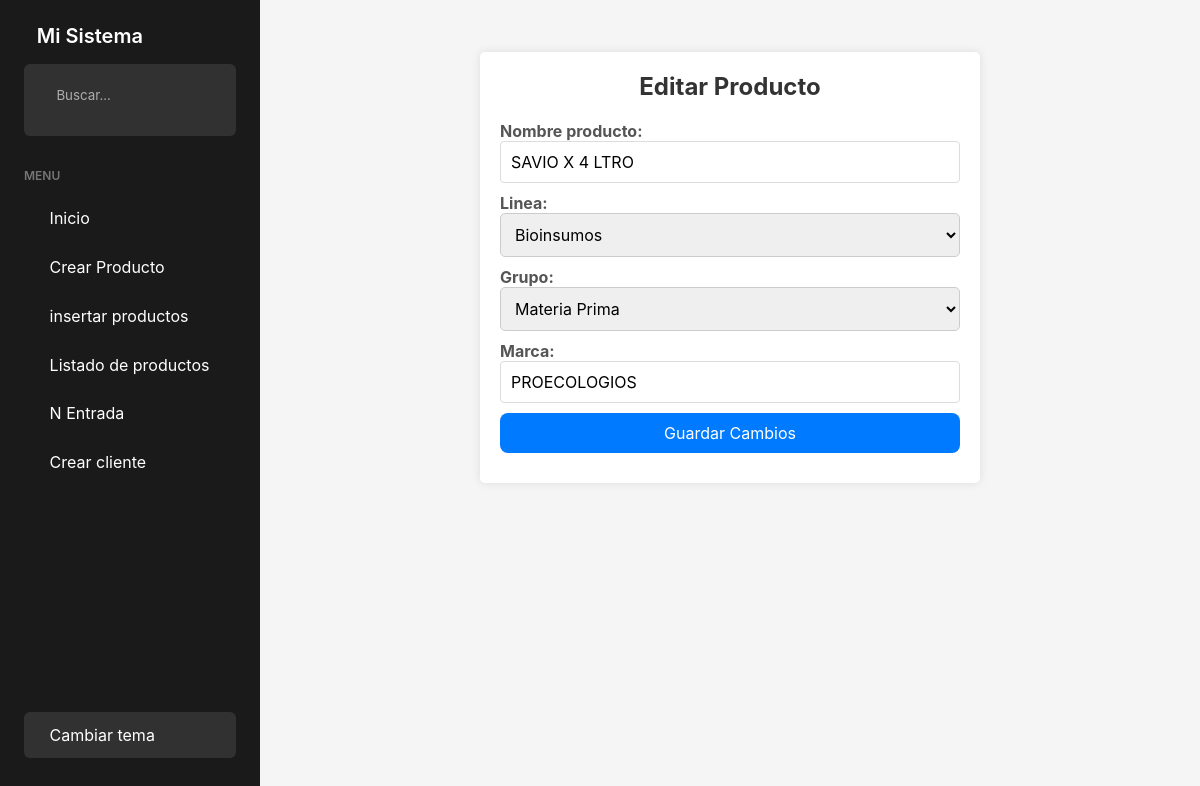
Screenshot of /editar-producto/6018357768/ with the database file from the repository.
### APP_PM/models.py (models this page shows, shortened)
class Crear_producto(models.Model):
    LINEA_OPCIONES = [
        ('001', 'Fertilizantes'),
        ('002', 'Bioinsumos'),
        ('003', 'Materia Prima'),
        ('004', 'Coayudantes'),
        ('005', 'Comercializacion de productos'),
        ('006', 'Equipos de pulverizador'),
        ('007', 'Fungicidas'),
        ('008', 'Herbicidas'),
        ('009', 'Insecticidas'),
        ('010', 'Insumos'),
        ('011', 'Mercancia en Consignacion'),
        ('012', 'Productos fabricados - No Propios'),
    ]
    GRUPO_OPCIONES = [
        ('001', 'Bifungicidas'),
        ('002', 'Comercializacion de productos'),
        ('003', 'Materia Prima'),
        ('004', 'Fertilizantes'),
        ('005', 'Foliares'),
        ('006', 'Granulados'),
        ('007', 'Insumos'),
        ('008', 'Líquido'),
        ('009', 'Organicos'),
        ('010', 'Polvo'),
        ('011', 'Productos fabricados - No Propios'),
        ('012', 'Pulverizador Liquido'),
    ]
    id_producto = models.CharField(max_length=10, unique=True, editable=False, blank=True)
    nombre_producto = models.CharField(max_length=100)
    linea = models.CharField(max_length=100, choices=LINEA_OPCIONES)
    grupo = models.CharField(max_length=100, choices=GRUPO_OPCIONES)
    marca = models.CharField(max_length=100)

### APP_PM/views.py (the view)
# urls.py: path('editar-producto/<str:producto_id>/', views.editar_producto, name='editar_producto'),
def editar_producto(request, producto_id):
    producto = get_object_or_404(Crear_producto, id_producto=producto_id)
    if request.method == 'POST':
        form = CrearProductoForm(request.POST, instance=producto)
        if form.is_valid():
            form.save()
            return redirect('productos_creados', producto_id=producto.id_producto)
    else:
        form = CrearProductoForm(instance=producto)
    return render(request, 'Productos/Edita_producto.html', {'form': form})

### APP_PM/forms.py
class CrearProductoForm(forms.ModelForm):
    class Meta:
        model = Crear_producto
        fields = [ 'nombre_producto', 'linea', 'grupo',  'marca']
        widgets = {
            'linea': forms.Select(attrs={'class': 'form-control'}),
            'grupo': forms.Select(attrs={'class': 'form-control'}),
            'nombre_producto': forms.TextInput(attrs={'class': 'form-control'}),
            'marca': forms.TextInput(attrs={'class': 'form-control'}),
        }

### APP_PM/templates/Productos/Edita_producto.html (shortened to what this page needs)
<!DOCTYPE html>
<html lang="es">
<head>
    {% extends 'Home/home.html' %}
    {% block content %}
</head>
<body>
    <div class="container">
        <h2>Editar Producto</h2>
        <form method="post">
            {{ form.as_p }}
            <button type="submit">Guardar Cambios</button>
        </form>
    </div>
</body>
</html>
{% endblock %}

### APP_PM/templates/Productos/Edita_producto.html (style rules this page uses)
.container { max-width: 500px; margin: 20px auto; padding: 20px; background-color: #fff; border-radius: 5px; box-shadow: 0 0 10px rgba(0, 0, 0, 0.1); }
h2 { text-align: center; margin-bottom: 20px; color: #333; }
form { display: flex; flex-direction: column; }
form label { margin-bottom: 5px; font-weight: bold; color: #555; }
form input[type="text"], form textarea, select { padding: 10px; font-size: 16px; border: 1px solid #ddd; border-radius: 4px; width: 100%; }
input[type="text"], input[type="email"], input[type="number"], button, select { width: 100%; padding: 10px; margin-bottom: 10px; border: 1px solid #ccc; border-radius: 5px; box-sizing: border-box; }
button { display: inline-block; background-color: #007bff; text-align: center; text-decoration: none; color: #fff; cursor: pointer; font-size: 16px; border: none; border-radius: 8px; transition: background-color 0.3s ease; }

### APP_PM/templates/Home/home.html (style rules this page uses)
:root { --primary-color: #5dec6b; --sidebar-width: 260px; --sidebar-collapsed-width: 80px; --header-height: 60px; --sidebar-bg: #1a1a1a; --sidebar-color: #fff; --hover-bg: rgba(93, 236, 107, 0.1); }
* { margin: 0; padding: 0; box-sizing: border-box; font-family: 'Inter', sans-serif; }
body { background-color: #f5f5f5; }

### rows the page displays
Crear_producto: nombre_producto "SAVIO X 4 LTRO", linea "Bioinsumos", grupo "Materia Prima", marca "PROECOLOGIOS"
